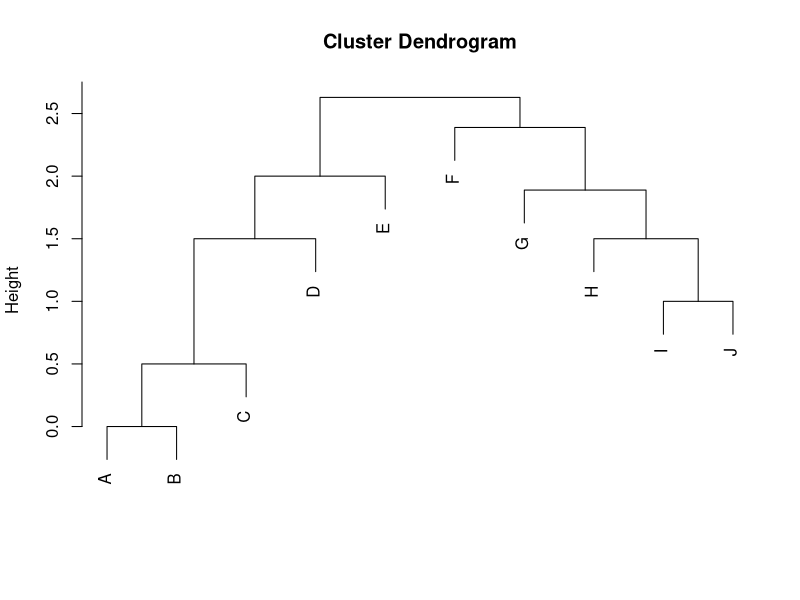

Recreate this plot in R.
a <- list()  # initialize empty object
# define merging pattern: 
#    negative numbers are leaves, 
#    positive are merged clusters (defined by row number in $merge)
a$merge <- matrix(c(-1, -2,
                    1, -3,
                    2, -4,
                    3, -5,
                    -9, -10,
                    -8, 5,
                    -7, 6,
                    -6, 7,
                    4, 8), nc = 2, byrow = TRUE) 
a$height <- c(0, 0.5, 1.5, 2, 1, 1.5, 1.888888, 2.388888, 2.6288888)    # define merge heights
a$order <- 1:10             # order of leaves(trivial if hand-entered)
a$labels <- LETTERS[1:10]    # labels of leaves
class(a) <- "hclust"        # make it an hclust object   
png('dendro.png')
plot(a)
dev.off()
#convert to a dendrogram object if needed
ad <- as.dendrogram(a)